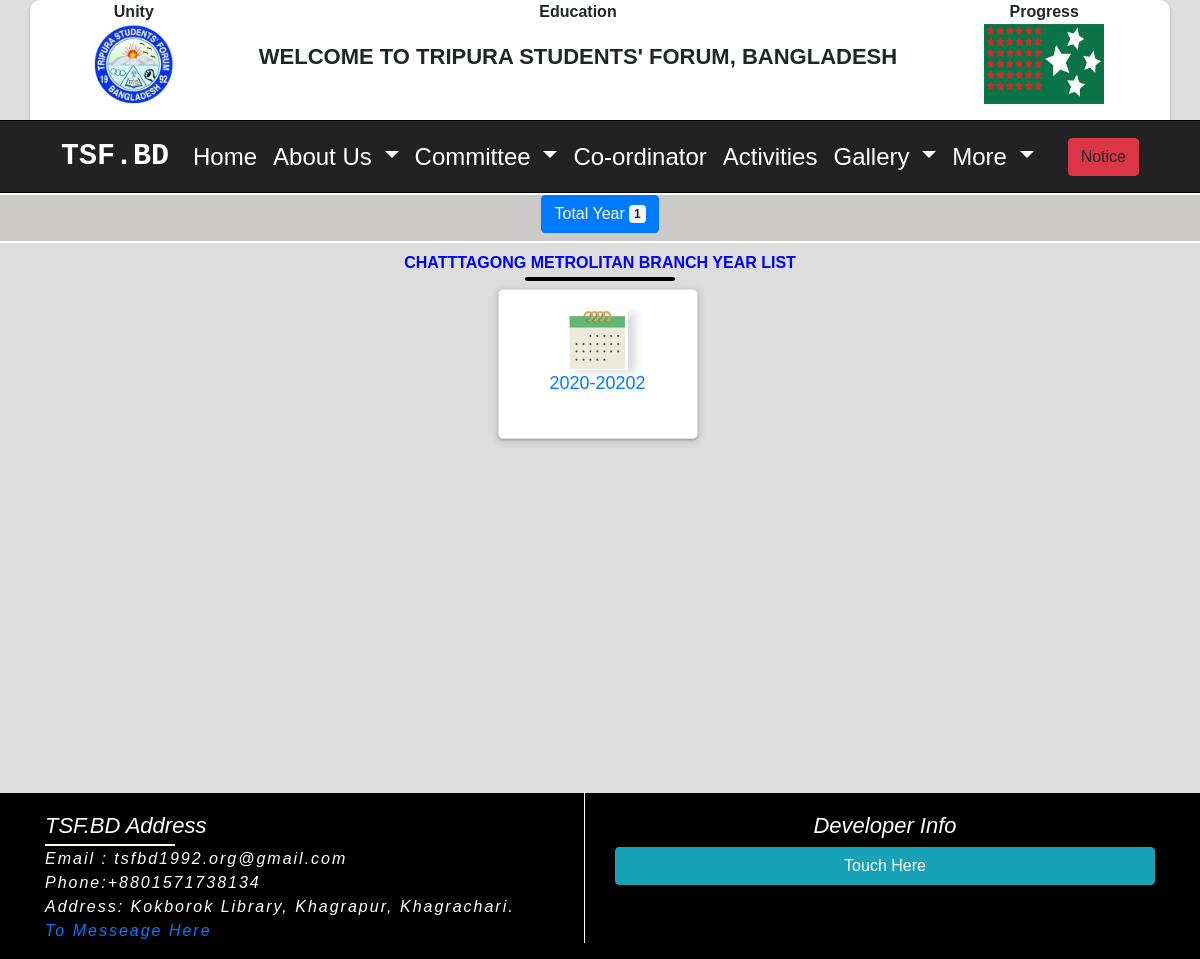
The app's page /branch-year/chatttagong-metrolitan-branch/11/ with its own data.
### Home_app/models.py (models this page shows, shortened)
class TsfAboutSetting(models.Model):
    tsf_logo = models.ImageField(upload_to='tsf_logo', blank=True)
    tsf_flag = models.ImageField(upload_to='tsf_flag', blank=True)
    tsf_greeting = models.CharField(max_length=255, blank=True)
    country = models.CharField(max_length=255, blank=True)
    tsf_phone = models.CharField(max_length=255, blank=True)
    tsf_email = models.EmailField(max_length=255, blank=True)
    tsf_address = models.TextField(blank=True)
    tsf_about = models.TextField(blank=True)
    tsf_president_name = models.CharField(max_length=255, blank=True)
    tsf_president_photo = models.ImageField(upload_to='president_photo')
    tsf_president_title = models.CharField(max_length=255, blank=True)
    tsf_president_about = models.TextField(blank=True)
    tsf_secretary_name = models.CharField(max_length=255, blank=True)
    tsf_secretary_photo = models.ImageField(upload_to='secretary_photo')
    tsf_secretary_title = models.CharField(max_length=255, blank=True)
    tsf_secretary_about = models.TextField(blank=True)
    tsf_fb_link = models.URLField(max_length=255, blank=True)
    tsf_twitter_link = models.URLField(max_length=255, blank=True)
    tsf_instagram_link = models.URLField(max_length=255, blank=True)
    tsf_linkdin_link = models.URLField(max_length=255, blank=True)
    tsf_youtube_link = models.URLField(max_length=255, blank=True)
    class Meta:
        verbose_name_plural = "TSF ABOUT"

### CommitteApp/models.py (models this page shows, shortened)
class BranchName(models.Model):
    branchname = models.CharField(max_length=200)
    slug = AutoSlugField(populate_from='branchname')
    branch_category = models.ForeignKey(BranchCategory, on_delete=models.CASCADE, related_name='branch_categories')
    def __str__(self):
        return self.branchname
    class Meta:
        verbose_name_plural = "Branch Name"

class BranchYear(models.Model):
    branchyear = models.CharField(max_length=200)
    slug = AutoSlugField(populate_from='branchyear')
    branches = models.ForeignKey(BranchName, on_delete=models.CASCADE, related_name='branch_names')
    class Meta:
        ordering = ('-id',)
    class Meta:
        verbose_name_plural = "Branch year"

### CommitteApp/views.py (the view)
# urls.py: path('branch-year/<slug:slug>/<int:pk>/', views.branch_year_list, name='branch_year_list'),
def branch_year_list(request, slug, pk):
    branch_name = BranchName.objects.get(slug=slug, pk=pk)
    branch_years = BranchYear.objects.all().filter(branches=branch_name)
    context = {'branch_name': branch_name , 'branchyears': branch_years}
    return render(request, 'committee/branch_year.html', context )

### About_app/context_processors.py (called while the page is built)
def about_categories(request):
    about_categories = Category.objects.all()
    return {'about_categories': about_categories }

### Home_app/context_processors.py (called while the page is built)
def about_inform(request):
    about_inform = TsfAboutSetting.objects.first()
    return {'about_inform': about_inform}

def developer_info(request):
    developer_info = DeveloperInfo.objects.first()
    return {'developer_info': developer_info}

### Notice/context_processors.py (called while the page is built)
def notice_list(request):
    notice_list = NoticeBoard.objects.filter(publish_date__lte=timezone.now()).order_by('-publish_date')[:1]
    return {'notice_list': notice_list }

### templates/committee/branch_year.html (shortened to what this page needs)
{% extends 'home/base.html' %}
{% load static %}
{% block body %}
<section class="branch_name_list_section">
    <div class="branch_navbar">
       <div class="container text-center">
        <button type="button" class="btn btn-primary">
            Total Year <span class="badge badge-light">{{ branch_name.branch_names.count }}</span>
          </button>
     </div>
    </div>
<div class="container">
    <h1 class="branch_heading_title"> {{ branch_name }} year list</h1>
   <div class="row justify-content-center">
       {% for name in branchyears %}
       <div class="card branch_year_box">
           <div class="card-body">
            <div class="text-center">
                <img src="{% static 'img/calendar.jpg'%}" alt="" class="calendar_logo">
              </div>
              <p class="branch_categories_name"><a href="{% url 'branch_member' name.slug name.pk %}">{{ name.branchyear}}</a></p>
           </div>
       </div>
       {% empty %}
       <div class="alert alert-danger" role="alert">
         Not added yet..thank you
         </div>
       {% endfor %}
   </div>
</div>
</section>
{% endblock %}

### templates/home/banner.html
{% load static %}
<section id="banner_section">
  <div class="container logoheder">
     <div class="tsf-logo-box">
       <p  class="dignity">Unity</p>
       <img src="{{ about_inform.tsf_logo.url }}" alt="logo" class="tsf_logo_banner">
     </div>
     <div class="tsf-text-box">
       <p class="dignity">Education</p>
      <h3 class="banner_text">{{ about_inform.tsf_greeting}}, {{ about_inform.country}}</h3>
    </div>
    <div class="tsf-flag-box">
      <p  class="dignity">Progress</p>
      <img src="{{ about_inform.tsf_flag.url}}" alt="flag" class="tsf_flag_banner">
    </div>
    </div>
    </section>

### templates/home/footer.html (shortened to what this page needs)
<div class="container">
    <div class="row">
       <div class="col-md-6">
   <div class="side_left">
    <ul class="footer_list">
      <h2 class="Tsf_info">TSF.BD Address </h2>
       <li class="tsf_email"> Email : {{ about_inform.tsf_email }}</li>
       <li> Phone:{{ about_inform.tsf_phone }}</li>
       <li> Address: {{ about_inform.tsf_address }}</li>
       <li> <a href="{% url 'contact' %}">To Messeage Here</a></li>
     </ul>
   </div>
       </div>
       <div class="col-md-6">
<div class="footer_list">
  <h2 class="developer_title">Developer Info</h2>
<button type="button" class="btn btn-info btn-block" data-toggle="modal" data-target="#exampleModalCenter">
Touch Here
</button>
</div>
            </div>
    </div>
</div>

### Home_app/static/css/home.css (style rules this page uses)
* { margin: 0; padding: 0; }
body { font-family: 'Poppins', sans-serif; }
.logoheder { height: 120px; background: #fff; overflow: hidden; border-radius:10px 10px 0px 0px; box-shadow: rgba(50, 50, 93, 0.25) 0px 2px 5px -1px, rgba(0, 0, 0, 0.3) 0px 1px 3px -1px; }
.dignity { margin: 0; padding: 0; text-align: center; text-transform: capitalize; font-weight: bold; }
.tsf-logo-box { text-align: center; float: left; width: 16%; }
.tsf_logo_banner { height: 80px; width: 80px; border-radius: 50%; }
.tsf-text-box { margin-left: -22px; text-align: center; width: 68%; float: left; }
.tsf_flag_banner { height: 80px; width: 120px; }
.tsf-flag-box { text-align: center; float: left; width: 16%; }
.banner_text { margin-top: 20px; font-weight: bold; text-transform: uppercase; font-size: 22px; }

### Home_app/static/css/leader_app.css (style rules this page uses)
.branch_heading_title { margin-top: 10px; text-align: center; font-size: 16px; text-transform: uppercase; color: blue; font-weight: bold; }
.branch_heading_title:after { content: ''; display: block; width: 150px; height: 4px; background: #000; margin: 5px auto; border-radius: 10px; }
.branch_navbar { min-height: 50px; background-color: rgba(124, 106, 106, 0.171); border-bottom: 2px solid #fff; border-top: 2px solid #fff; }
.branch_categories_name { font-size: 18px; text-align: center; text-transform: capitalize; }
.branch_year_box { width: 200px; min-height: 150px; float: left; margin-right: 5px; border-radius: 5px; margin-bottom: 5px; box-shadow: rgba(60, 64, 67, 0.3) 0px 1px 2px 0px, rgba(60, 64, 67, 0.15) 0px 2px 6px 2px; }
.calendar_logo { height: 60px; width: 60px; box-shadow: 8px 3px 8px #ddd; }
.branch_name_list_section { min-height: 600px; }

### Home_app/static/css/footer.css (style rules this page uses)
.footer_list { padding-top: 20px; }
.side_left { border-right: 1px solid #fff; }
.footer_list li { font-size: 16px; letter-spacing: 2px; font-style: italic; list-style: none; color: #fff; }
.tsf_email { font-size: 16px; font-style: italic; }
.developer_title { text-align: center; color: #fff!important; font-size: 22px; font-style: italic; }
.Tsf_info { color: #fff; font-size: 22px; font-style: italic; position: relative; }
.Tsf_info::after { position: absolute; content: ''; height: 2px; width: 130px; display: block; margin-top: 5px; background: cornsilk; }

### records on screen
TsfAboutSetting: tsf_logo (picture), tsf_greeting "WELCOME TO TRIPURA STUDENTS' FORUM", country "BANGLADESH", tsf_flag (picture), tsf_email "tsfbd1992.org@gmail.com", tsf_phone "+8801571738134", tsf_address "Kokborok Library, Khagrapur, Khagrachari."
BranchName: branch_names.count "1", branchname "CHATTTAGONG METROLITAN BRANCH"
BranchYear: branchyear "2020-20202"
